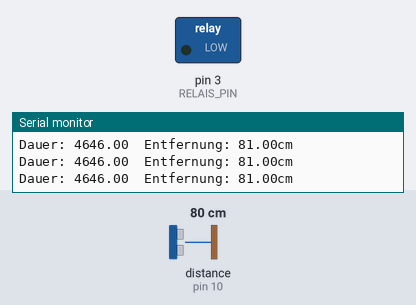
A sketch run on a simulated Arduino Uno, built with avr-gcc and run on an emulated ATmega328P. Parts: switched loads named in the sketch (green lamp = pin HIGH), the last lines printed to the serial monitor. Wiring (inferred from the names in the program): ultrasonic range finder: trigger pin 9; echo pin 10. Inputs (shaded band) come from the test bench; at power-on: distance to the obstacle (sensor on pin 10) 80 cm. The echo pulse lasts 58.3 µs per cm; pins used as bus, display or sensor lines are not drawn.

Above: at 1.3 s.
1.4 s: distance to the obstacle (sensor on pin 10) set to 12 cm
2.9 s: distance to the obstacle (sensor on pin 10) set to 9 cm
At 3.8 s:
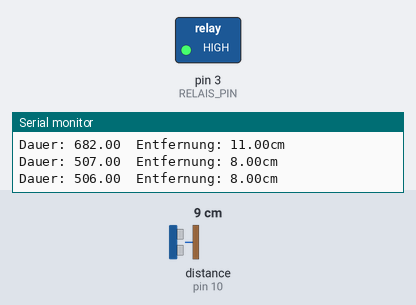
4.5 s: distance to the obstacle (sensor on pin 10) set to 18 cm
At 5.2 s:
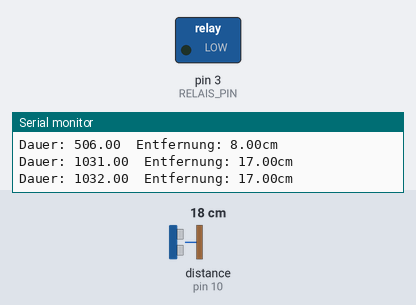
6.0 s: distance to the obstacle (sensor on pin 10) set to 2 cm
At 6.6 s:
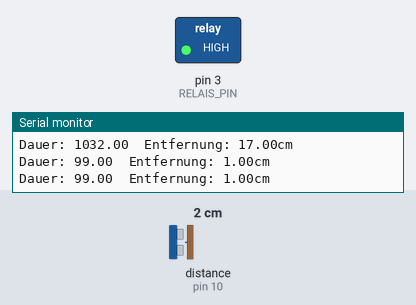
Timing chart, 0 to 8.5 s (numbered marks = the images above; inputs shaded):
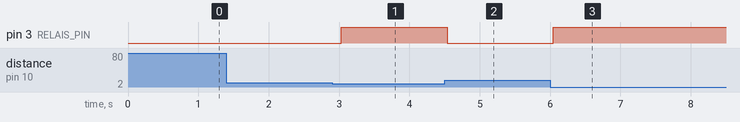

The sketch:

ultrasonic_hc_sr04.ino
```cpp
#include <Arduino.h>

const byte TRIGGER_PIN = 9;
const byte ECHO_PIN = 10;
const byte RELAIS_PIN = 3;

float duration, distance;

void setup() {
  Serial.begin(9600);

  pinMode(TRIGGER_PIN, OUTPUT);
  pinMode(ECHO_PIN, INPUT);
  pinMode(RELAIS_PIN, OUTPUT);

}

void loop() {

  // Messung beginnen
  digitalWrite(TRIGGER_PIN, LOW);
  delayMicroseconds(5);
  digitalWrite(TRIGGER_PIN, HIGH);
  delayMicroseconds(10); //          Zeitdauer < 20 µs!
  digitalWrite(TRIGGER_PIN, LOW); // Trigger Signal!

  // Annahme des Messwertes
  duration = pulseIn(ECHO_PIN, HIGH);
  Serial.print("Dauer: ");
  Serial.print(duration);
  Serial.print("  ");

  // In Entfernung umrechnen
  distance = (duration * .03435) / 2;

  float minDist = 3.27; // Soll: 3cm
  float maxDist = 29.53; // Soll 30cm

  // Kalibration mit zwei Referenzwerten (z. B. Lineal-Messung)
  distance = map(distance, minDist, maxDist, 3, 30);

  Serial.print("Entfernung: ");
  Serial.print(distance);
  Serial.print("cm");
  Serial.println();

  if (distance < 10) {
    digitalWrite(RELAIS_PIN, HIGH);
  } else {
    digitalWrite(RELAIS_PIN, LOW);
  }

  delay(500);

}
```

Measured:
- the behaviour switches between 11 and 10 cm on distance to the obstacle (sensor on pin 10) (found by bisection; images 0 and 1)
- after the input at 2.9 s, pin 3 (RELAIS_PIN): LOW → HIGH after 0.13 s
- after the input at 4.5 s, pin 3 (RELAIS_PIN): HIGH → LOW at once
- after the input at 6.0 s, pin 3 (RELAIS_PIN): LOW → HIGH at once
